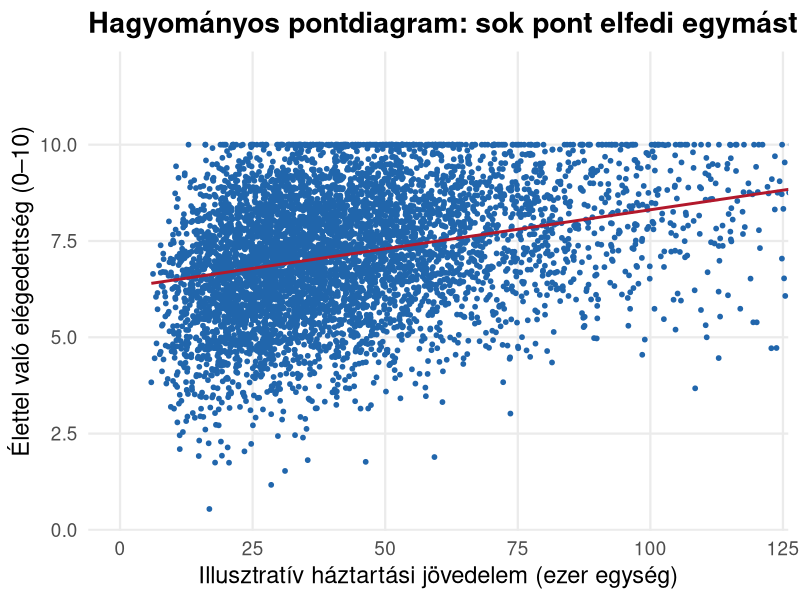
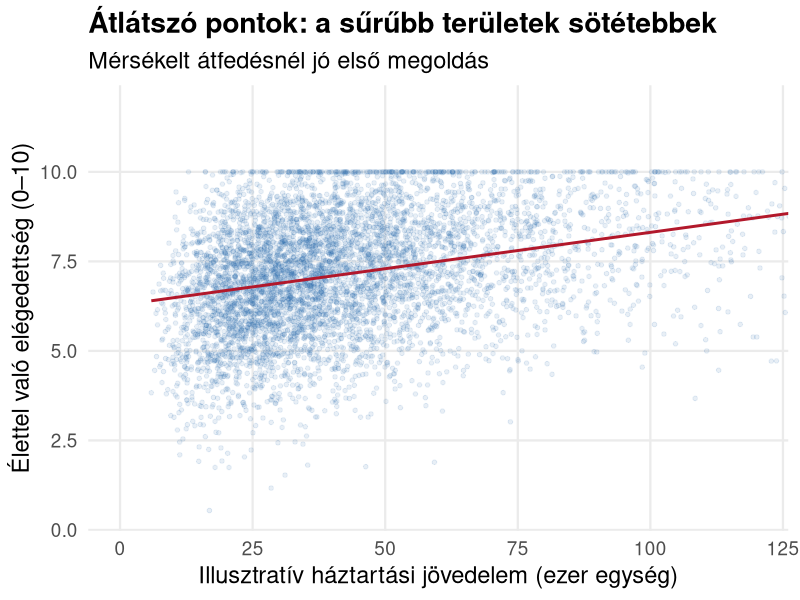
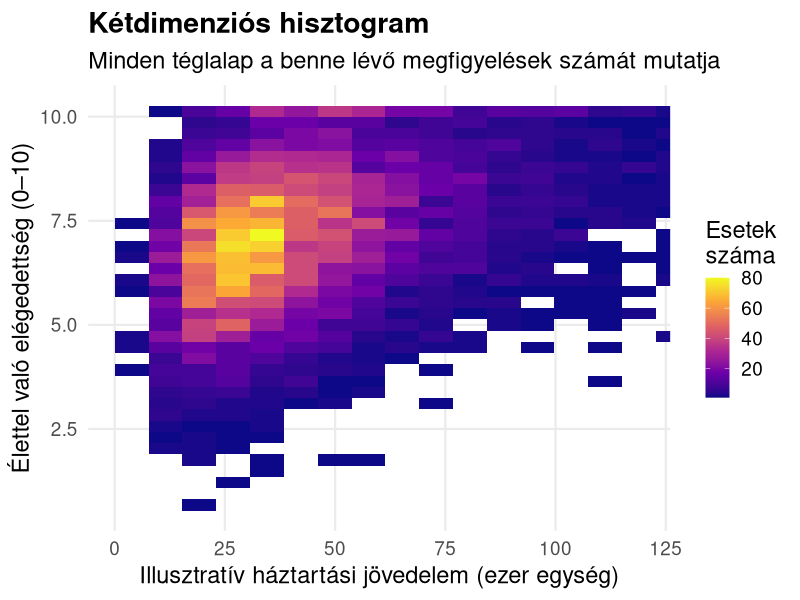
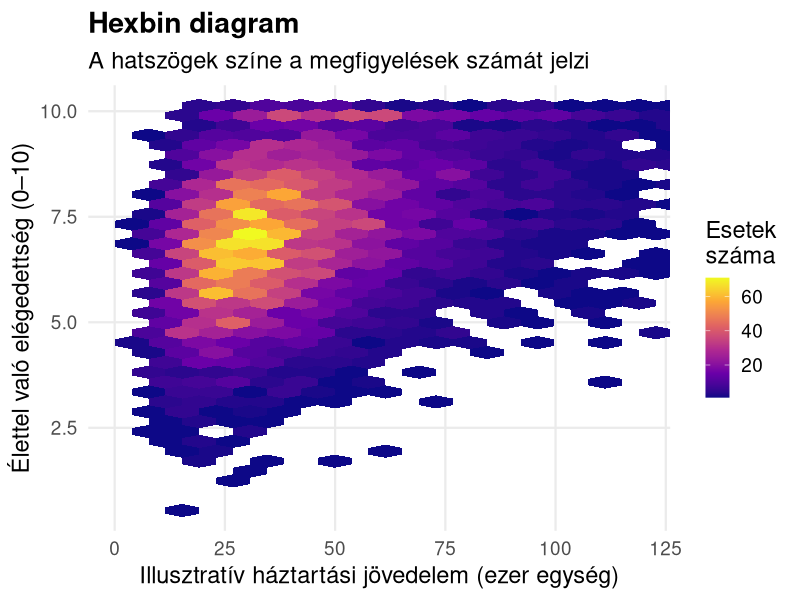
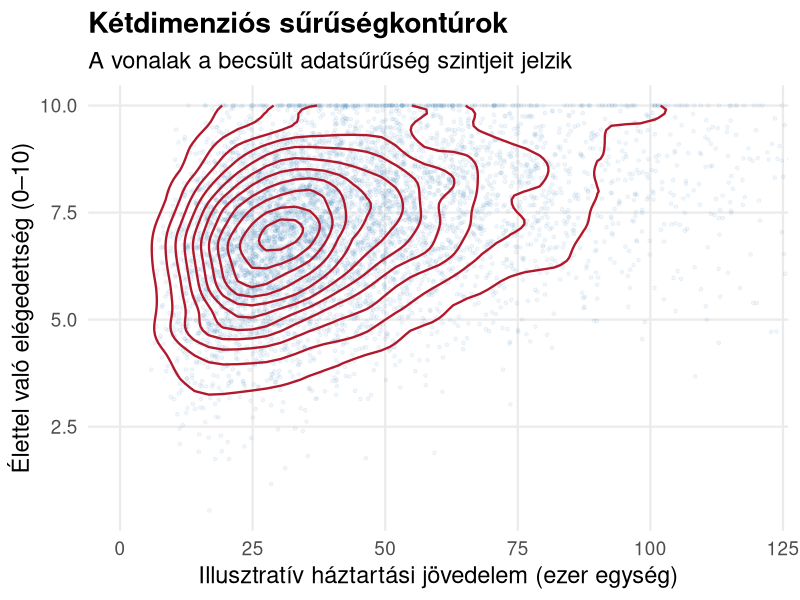
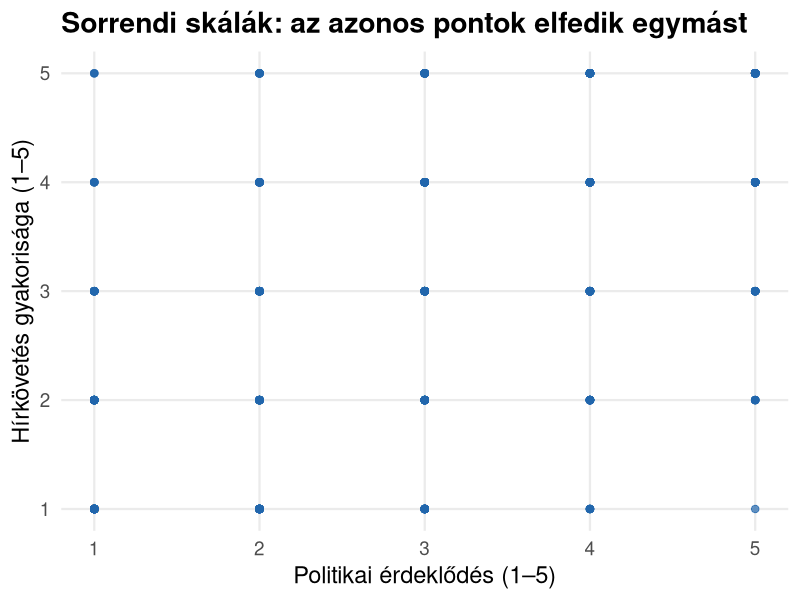
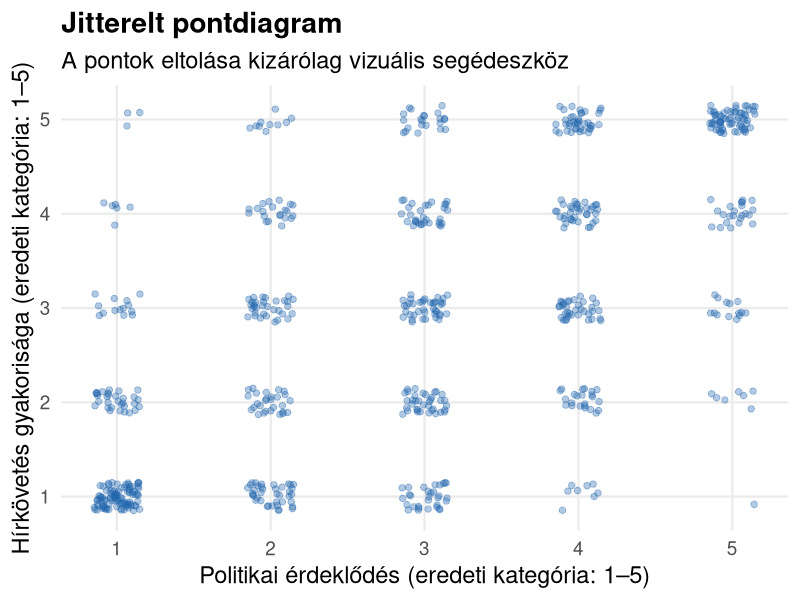
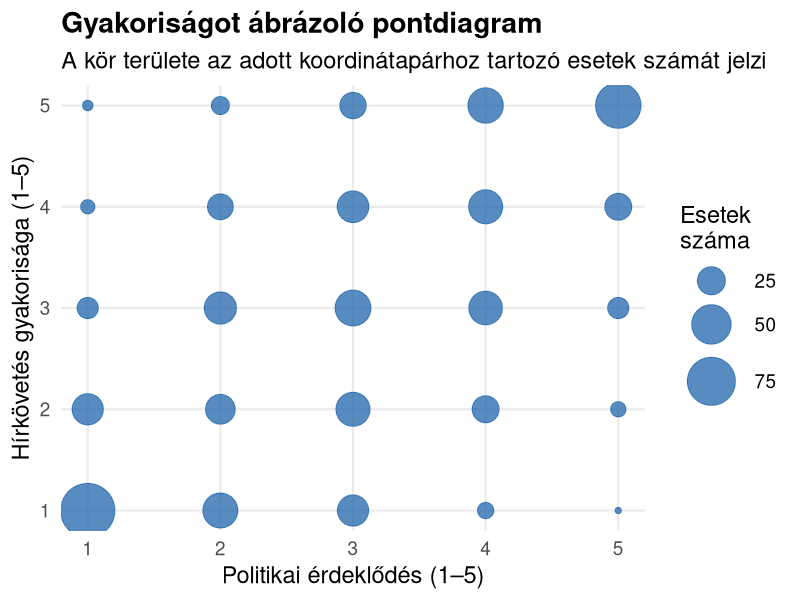

Source code (R) for these figures, in order:
## ---- chunk 1
#| include: false
library(ggplot2)
library(hexbin)
set.seed(20261005)
theme_set(
  theme_minimal(base_size = 17) +
    theme(
      panel.grid.minor = element_blank(),
      plot.title = element_text(face = "bold"),
      legend.position = "right"
    )
)

# Nagy, folytonos változókból álló szimulált minta
n <- 6000
income <- rlnorm(n, meanlog = 10.55, sdlog = 0.55) / 1000
life_satisfaction <- pmin(10, pmax(0,
  3.0 + 1.15 * log(income + 1) + rnorm(n, 0, 1.55)
))
continuous <- data.frame(income, life_satisfaction)

# Két, erősen diszkrét sorrendi változó
n_ord <- 700
latent_interest <- rnorm(n_ord)
latent_news <- 0.65 * latent_interest + rnorm(n_ord, 0, 0.85)
political_interest <- cut(latent_interest,
                           breaks = c(-Inf, -0.85, -0.25, 0.35, 0.95, Inf),
                           labels = 1:5)
news_following <- cut(latent_news,
                      breaks = c(-Inf, -0.85, -0.25, 0.35, 0.95, Inf),
                      labels = 1:5)
ordinal <- data.frame(
  political_interest = as.integer(as.character(political_interest)),
  news_following = as.integer(as.character(news_following))
)

# Sorrendi csoport és mennyiségi kimenet
income_difficulty <- cut(log(income),
                         breaks = quantile(log(income), probs = seq(0, 1, .2)),
                         include.lowest = TRUE,
                         labels = c("Nagyon nehéz", "Nehéz", "Közepes", "Könnyű", "Nagyon könnyű"))
grouped <- data.frame(income_difficulty, life_satisfaction)
## ---- chunk 2
#| fig-width: 10
#| fig-height: 5.2
ggplot(continuous, aes(income, life_satisfaction)) +
  geom_point(color = "#2166ac", size = 1.3) +
  geom_smooth(method = "lm", formula = y ~ x, se = FALSE,
              color = "#b2182b", linewidth = 1) +
  coord_cartesian(xlim = c(0, 120)) +
  labs(title = "Hagyományos pontdiagram: sok pont elfedi egymást",
       x = "Illusztratív háztartási jövedelem (ezer egység)",
       y = "Élettel való elégedettség (0–10)")
## ---- chunk 3
#| fig-width: 10
#| fig-height: 5.2
ggplot(continuous, aes(income, life_satisfaction)) +
  geom_point(color = "#2166ac", alpha = .10, size = 1.25) +
  geom_smooth(method = "lm", formula = y ~ x, se = FALSE,
              color = "#b2182b", linewidth = 1) +
  coord_cartesian(xlim = c(0, 120)) +
  labs(title = "Átlátszó pontok: a sűrűbb területek sötétebbek",
       subtitle = "Mérsékelt átfedésnél jó első megoldás",
       x = "Illusztratív háztartási jövedelem (ezer egység)",
       y = "Élettel való elégedettség (0–10)")
## ---- chunk 4
#| fig-width: 10
#| fig-height: 5.2
ggplot(continuous, aes(income, life_satisfaction)) +
  geom_bin_2d(bins = 35) +
  scale_fill_viridis_c(option = "C", name = "Esetek\nszáma") +
  coord_cartesian(xlim = c(0, 120)) +
  labs(title = "Kétdimenziós hisztogram",
       subtitle = "Minden téglalap a benne lévő megfigyelések számát mutatja",
       x = "Illusztratív háztartási jövedelem (ezer egység)",
       y = "Élettel való elégedettség (0–10)")
## ---- chunk 5
#| fig-width: 10
#| fig-height: 5.2
ggplot(continuous, aes(income, life_satisfaction)) +
  geom_hex(bins = 35) +
  scale_fill_viridis_c(option = "C", name = "Esetek\nszáma") +
  coord_cartesian(xlim = c(0, 120)) +
  labs(title = "Hexbin diagram",
       subtitle = "A hatszögek színe a megfigyelések számát jelzi",
       x = "Illusztratív háztartási jövedelem (ezer egység)",
       y = "Élettel való elégedettség (0–10)")
## ---- chunk 6
#| fig-width: 10
#| fig-height: 5.2
ggplot(continuous, aes(income, life_satisfaction)) +
  geom_point(color = "#2166ac", alpha = .06, size = 1) +
  geom_density_2d(color = "#b2182b", linewidth = .8) +
  coord_cartesian(xlim = c(0, 120)) +
  labs(title = "Kétdimenziós sűrűségkontúrok",
       subtitle = "A vonalak a becsült adatsűrűség szintjeit jelzik",
       x = "Illusztratív háztartási jövedelem (ezer egység)",
       y = "Élettel való elégedettség (0–10)")
## ---- chunk 7
#| fig-width: 9
#| fig-height: 5
ggplot(ordinal, aes(political_interest, news_following)) +
  geom_point(color = "#2166ac", size = 2.2, alpha = .7) +
  scale_x_continuous(breaks = 1:5) + scale_y_continuous(breaks = 1:5) +
  labs(title = "Sorrendi skálák: az azonos pontok elfedik egymást",
       x = "Politikai érdeklődés (1–5)",
       y = "Hírkövetés gyakorisága (1–5)")
## ---- chunk 8
#| fig-width: 9
#| fig-height: 5
set.seed(20261005)
ggplot(ordinal, aes(political_interest, news_following)) +
  geom_jitter(width = .15, height = .15, color = "#2166ac", alpha = .35, size = 1.9) +
  scale_x_continuous(breaks = 1:5) + scale_y_continuous(breaks = 1:5) +
  labs(title = "Jitterelt pontdiagram",
       subtitle = "A pontok eltolása kizárólag vizuális segédeszköz",
       x = "Politikai érdeklődés (eredeti kategória: 1–5)",
       y = "Hírkövetés gyakorisága (eredeti kategória: 1–5)")
## ---- chunk 9
#| fig-width: 9
#| fig-height: 5
ggplot(ordinal, aes(political_interest, news_following)) +
  geom_count(color = "#2166ac", alpha = .75) +
  scale_x_continuous(breaks = 1:5) + scale_y_continuous(breaks = 1:5) +
  scale_size_area(max_size = 18, name = "Esetek\nszáma") +
  labs(title = "Gyakoriságot ábrázoló pontdiagram",
       subtitle = "A kör területe az adott koordinátapárhoz tartozó esetek számát jelzi",
       x = "Politikai érdeklődés (1–5)",
       y = "Hírkövetés gyakorisága (1–5)")
## ---- chunk 10
#| fig-width: 11
#| fig-height: 5.5
ggplot(grouped, aes(income_difficulty, life_satisfaction)) +
  geom_boxplot(width = .58, outlier.shape = NA, fill = "#b3cde3", color = "#2166ac") +
  geom_jitter(width = .13, alpha = .13, size = 1.1, color = "#2166ac") +
  labs(title = "Élettel való elégedettség jövedelmi nehézség szerint",
       subtitle = "Dobozdiagram: eloszlás; jitterelt pontok: egyedi megfigyelések",
       x = "Észlelt jövedelmi helyzet (szimulált kategóriák)",
       y = "Élettel való elégedettség (0–10)") +
  theme(axis.text.x = element_text(angle = 20, hjust = 1))
